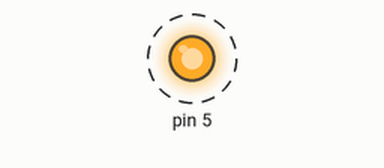
The sketch below on a simulated Arduino Uno, built with avr-gcc and run on an emulated ATmega328P. On the bench: output pins drawn as LEDs (lit = HIGH). Dashed ring = blinking.

Above: at 0.5 s.
Timing chart, 0 to 4.6 s (numbered marks = the images above):
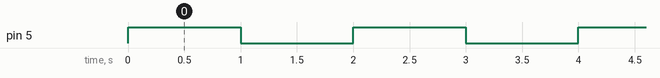

Measured:
- by itself, pin 5: alternates HIGH for 1.0 s and LOW for 1.0 s

The sketch:

Blink01.ino
```cpp
 int delay_time=1000;

void setup() {
  // initialize digital pin LED_BUILTIN as an output.
  pinMode(5, OUTPUT);
}

// the loop function runs over and over again forever
void loop() {
  blink_ligt(5);
}

void blink_ligt(int light_pin){
  digitalWrite(light_pin, HIGH);         // turn the LED on (HIGH is the voltage level)
  delay(delay_time);                     // wait for a second
  digitalWrite(light_pin, LOW);          // turn the LED off by making the voltage LOW
  delay(delay_time);                     // wait for a second
}
```
